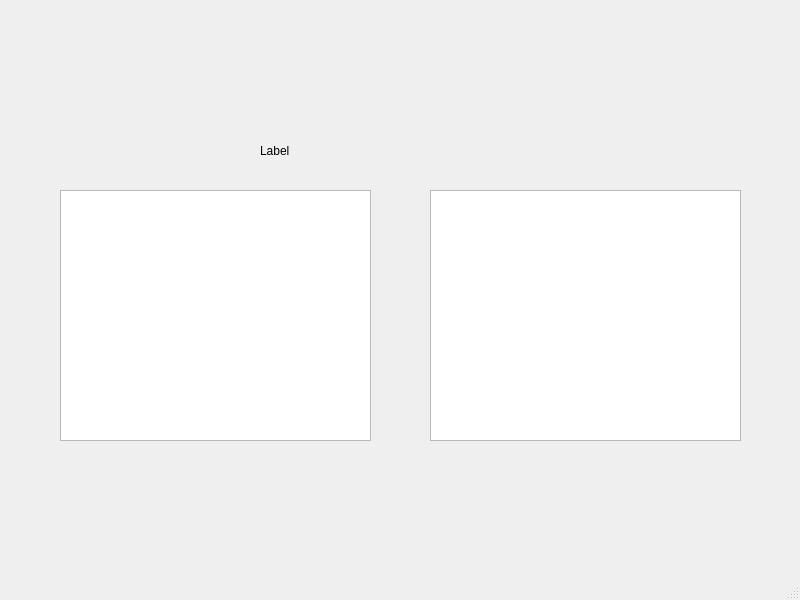
<?xml version="1.0" encoding="UTF-8"?>
<ui version="4.0">
 <class>MainWindow</class>
 <widget class="QMainWindow" name="MainWindow">
  <property name="geometry">
   <rect>
    <x>0</x>
    <y>0</y>
    <width>800</width>
    <height>600</height>
   </rect>
  </property>
  <property name="windowTitle">
   <string>MainWindow</string>
  </property>
  <property name="styleSheet">
   <string notr="true">font: 12pt &quot;微软雅黑&quot;;</string>
  </property>
  <widget class="QWidget" name="centralwidget">
   <widget class="QTextEdit" name="textEdit">
    <property name="geometry">
     <rect>
      <x>60</x>
      <y>190</y>
      <width>311</width>
      <height>251</height>
     </rect>
    </property>
   </widget>
   <widget class="QLabel" name="label">
    <property name="geometry">
     <rect>
      <x>260</x>
      <y>110</y>
      <width>211</width>
      <height>81</height>
     </rect>
    </property>
    <property name="text">
     <string>Label</string>
    </property>
   </widget>
   <widget class="QTextEdit" name="textEdit_2">
    <property name="geometry">
     <rect>
      <x>430</x>
      <y>190</y>
      <width>311</width>
      <height>251</height>
     </rect>
    </property>
   </widget>
  </widget>
  <widget class="QMenuBar" name="menubar">
   <property name="geometry">
    <rect>
     <x>0</x>
     <y>0</y>
     <width>800</width>
     <height>38</height>
    </rect>
   </property>
  </widget>
  <widget class="QStatusBar" name="statusbar"/>
 </widget>
 <resources/>
 <connections/>
</ui>
